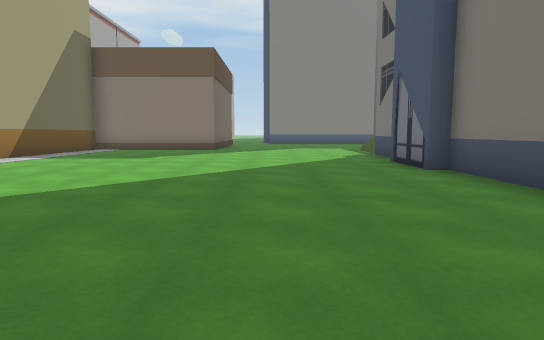
[1] (above)

17 first-person views from a walk through a 3-D level made in the Unity game engine. The camera is 1.2 m above the floor, tilts 6° down and sees 75° across. The floor is counted in squares, 2 m on a side. Each view is taken from the middle of a square. On the plan, view 1 faces up. The plan holds only what a view shows up to about 10 squares ahead; the rest is blank. The place goes on beyond the plan. The player character is not drawn. Some surface patterns are stand-ins.

[2]
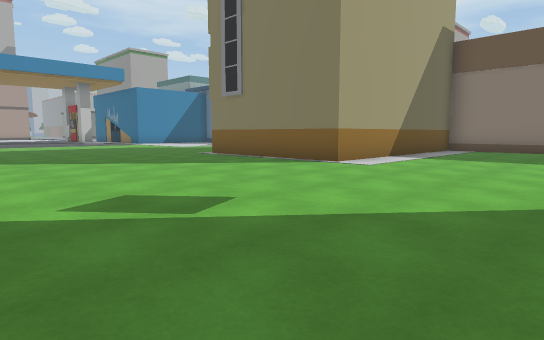

[3]
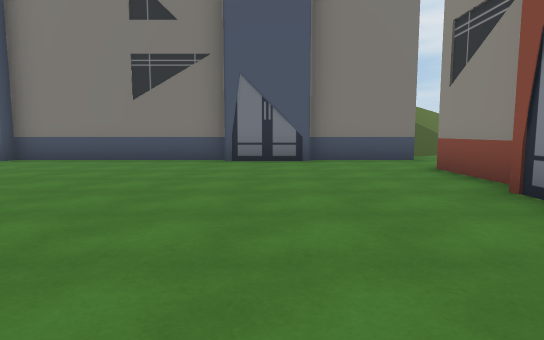

[4]
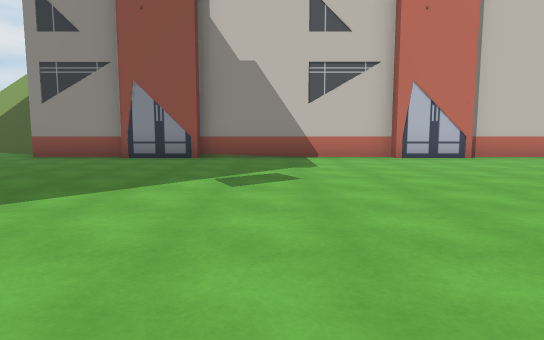

[5]
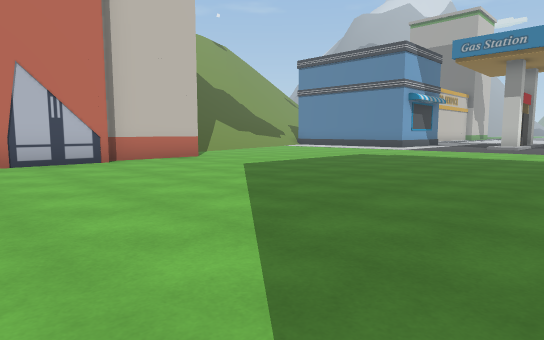

[6]
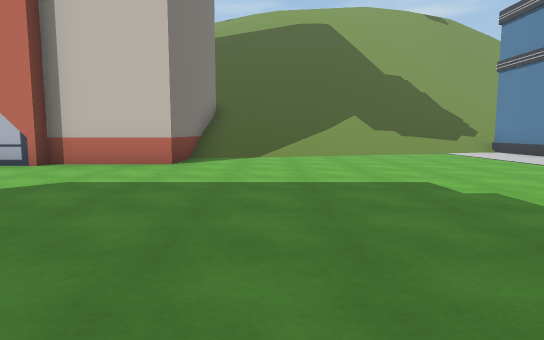

[7]
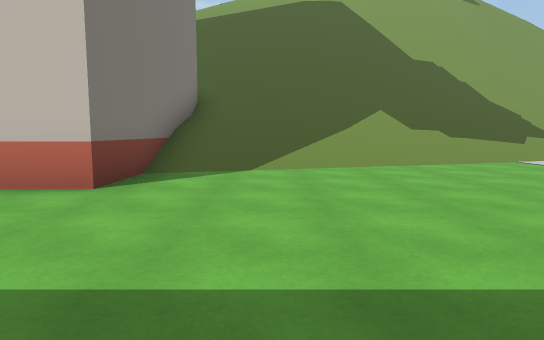

[8]
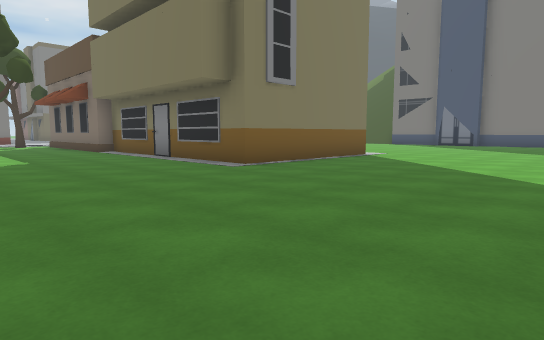

[9]
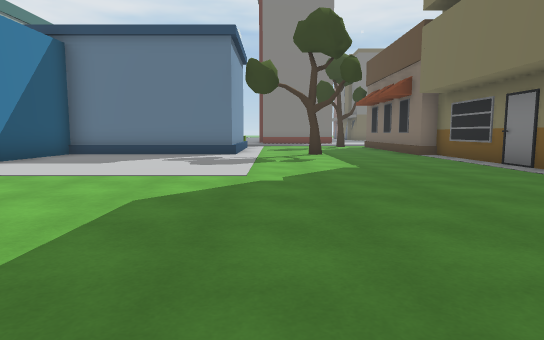

[10]
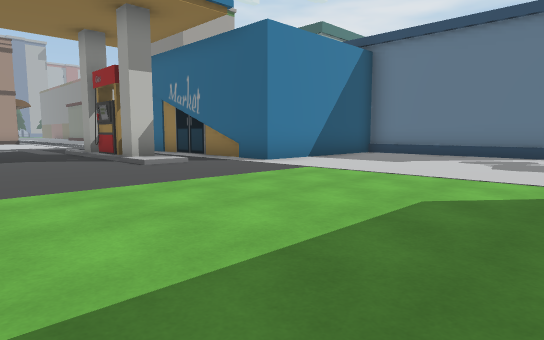

[11]
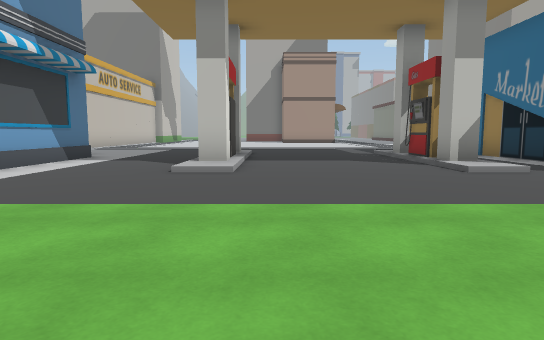

[12]
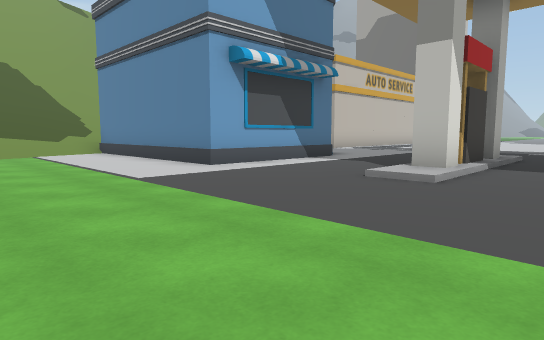

[13]
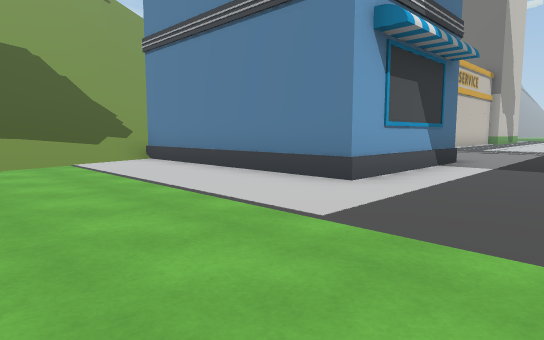

[14]
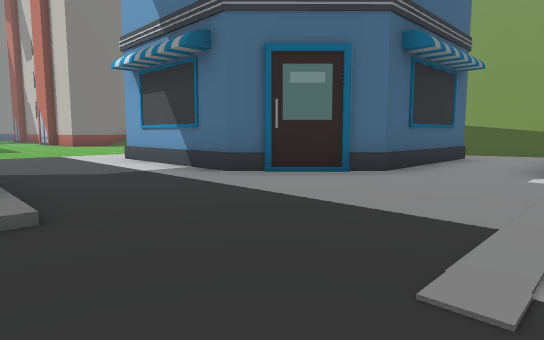

[15]
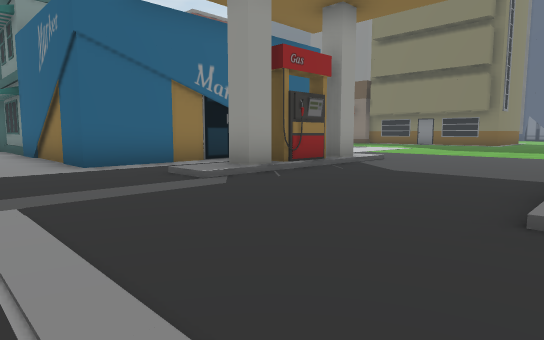

[16]
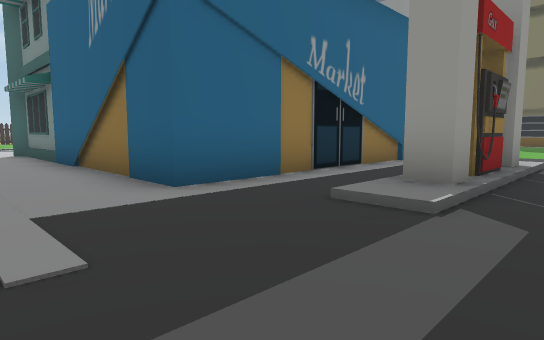

[17]
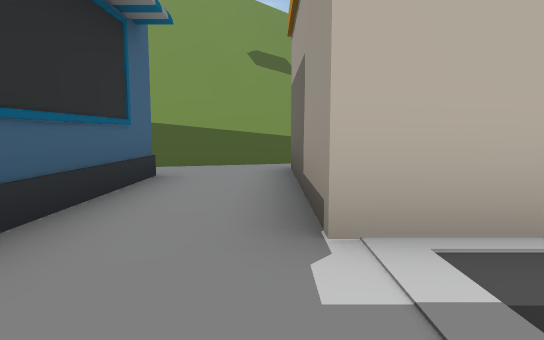

### Floor plan
Key: @ floor where view 1 was taken; # wall or solid block; . main floor; : floor 1.5 m higher than the main floor; / step, stairs or slope; ^ raised ledge; O other object.
Columns run from 29 left of view 1 to 3 right of it. Each row starts with its distance up from view 1.
 15  .O
 14  .O
 13  .#O    OOOOOO.O..#      #
 12  .#     #..........O     .
 11  .#     #..........O  O ..
 10  .#     #..........O  O........./
  9 ..#######..........O  O.........O
  8 ...................O  O.........
  7 ...................O  O.........O
  6 ....###............OOOO.........O
  5 ................................O
  4 ................................O
  3 ................................O
  2 ....##.#........................O
  1 ................................O
  0 .............................@..O
 -1 ................................O
 -2 ....#####.......................O
 -3 ...##   #........OOOOOOOOOOOOOO.O
 -4 O..#    #........O             /.
 -5 O..#    #......//O
 -6 O..#    #..//////O
 -7 O..^    #///////:O
 -8 O...    /////////O
 -9  ///    //////////
-10  ////   ///
-11  ////    //
-12  ////

Where each view was taken, in squares from view 1:
view 1: 0 up, 0 right, facing up
view 2: 0 up, 2 left, facing up-left
view 3: 0 up, 5 left, facing right
view 4: 6 up, 5 left, facing down
view 5: 5 up, 7 left, facing down-left
view 6: 4 up, 14 left, facing down
view 7: 1 up, 14 left, facing down
view 8: 1 up, 15 left, facing up-right
view 9: 3 up, 15 left, facing up
view 10: 3 up, 15 left, facing up-left
view 11: 3 up, 16 left, facing left
view 12: 4 up, 17 left, facing down-left
view 13: 1 up, 17 left, facing down-left
view 14: 2 up, 29 left, facing down-right
view 15: 2 up, 29 left, facing up-right
view 16: 5 up, 29 left, facing up-right
view 17: 2 down, 28 left, facing down
